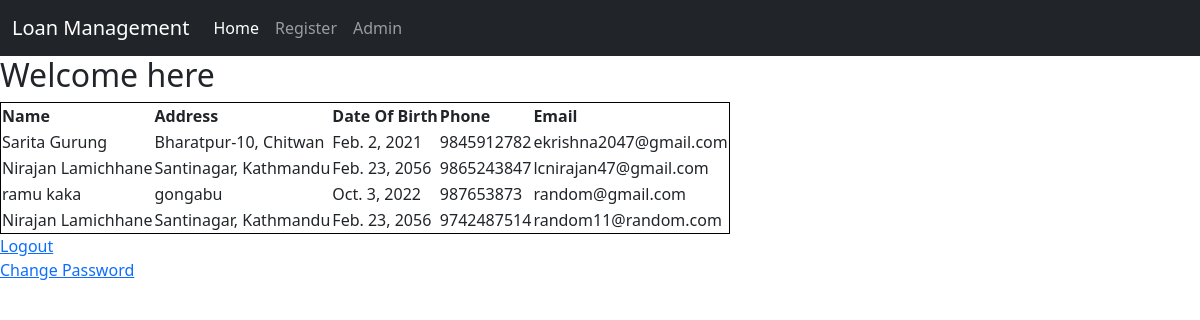
The app's page /profile/ (signed in) with its own data.
### loanapp/models.py (models this page shows)
class CreateUser(User):
    name = models.CharField(max_length=50)
    address = models.CharField(max_length=50)
    dob = models.DateField(auto_now=False, auto_now_add=False)
    gender = models.CharField(max_length=10)
    mobile = models.PositiveIntegerField()

### loanapp/views.py (the view)
# urls.py: path('profile/', views.userprofile, name='profile'),
def userprofile(request):
    if request.user.is_authenticated:
        data = CreateUser.objects.all()
        return render(request, 'loanapp/profile.html', {'data': data})
    else:
        return redirect('login')

### loanapp/templates/loanapp/profile.html (shortened to what this page needs)
{% extends 'loanapp/base.html' %}
{% block body %}
    <h2>Welcome here</h2>
    <div>
        <table style="border: 1px solid black" >
            <tr>
                <th>Name</th>
                <th>Address</th>
                <th>Date Of Birth</th>
                <th>Phone</th>
                <th>Email</th>
            </tr>
        {% for d in data %}
            <tr>
                <td>{{d.name}}</td>
                <td>{{d.address}}</td>
                <td>{{d.dob}}</td>
                <td>{{d.mobile}}</td>
                <td>{{d.email}}</td>
            </tr>
        {% endfor %}
        </table>
    </div>
    <div class="form-group">
        <a href="{% url 'login' %}">Logout</a>
    </div>
    <div class="form-group">
        <a href="{% url 'changepass' %}">Change Password</a>
    </div>
{% endblock body %}

### loanapp/templates/loanapp/base.html (shortened to what this page needs)
<!doctype html>
<html lang="en">
  <head>
    <link href="https://cdn.jsdelivr.net/npm/bootstrap@5.1.3/dist/css/bootstrap.min.css" rel="stylesheet">
  </head>
  <body>
        <nav class="navbar navbar-expand-lg navbar-dark bg-dark">
          <div class="container-fluid">
            <a class="navbar-brand" href="#">Loan Management</a>
            <div class="collapse navbar-collapse" id="navbarSupportedContent">
              <ul class="navbar-nav me-auto mb-2 mb-lg-0">
                <li class="nav-item">
                  <a class="nav-link active" aria-current="page" href="/">Home</a>
                </li>
                <li class="nav-item">
                  <a class="nav-link" href="{% url 'register' %}">Register</a>
                </li>
                  <li class="nav-item">
                  <a class="nav-link" href="#">Admin</a>
                </li>
              </ul>
            </div>
          </div>
        </nav>
        {% block body %}
        {% endblock body %}
  </body>
</html>

### records on screen
CreateUser: name "Sarita Gurung", address "Bharatpur-10, Chitwan", dob "Feb. 2, 2021", mobile "9845912782", email "ekrishna2047@gmail.com"
CreateUser: name "Nirajan Lamichhane", address "Santinagar, Kathmandu", dob "Feb. 23, 2056", mobile "9865243847", email "lcnirajan47@gmail.com"
CreateUser: name "ramu kaka", address "gongabu", dob "Oct. 3, 2022", mobile "987653873", email "random@gmail.com"
CreateUser: name "Nirajan Lamichhane", address "Santinagar, Kathmandu", dob "Feb. 23, 2056", mobile "9742487514", email "random11@random.com"
